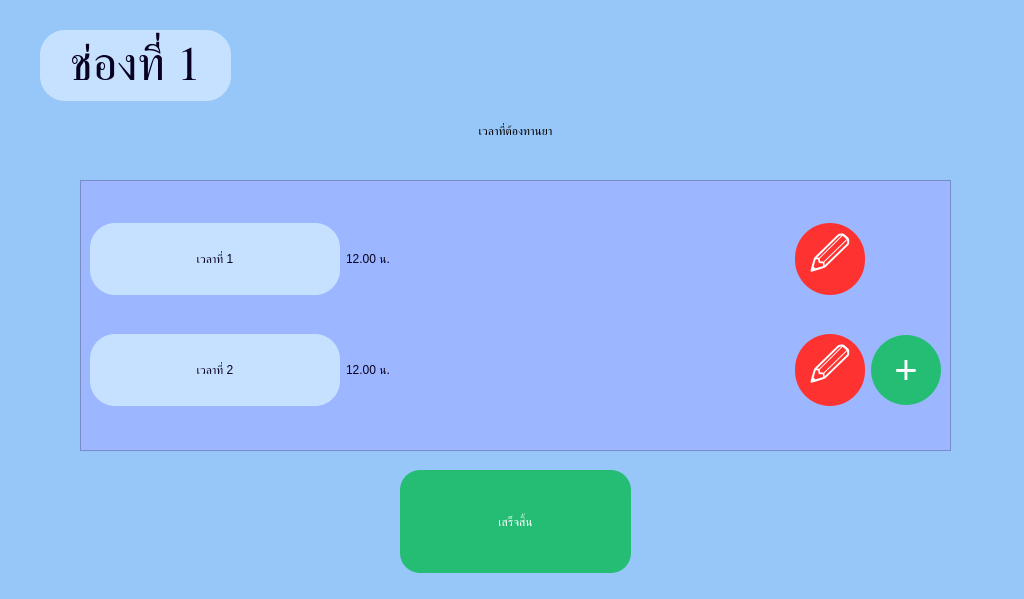
<?xml version="1.0" encoding="UTF-8"?>
<ui version="4.0">
 <class>background_confirm_times_to_take_pill</class>
 <widget class="QDialog" name="background_confirm_times_to_take_pill">
  <property name="geometry">
   <rect>
    <x>0</x>
    <y>0</y>
    <width>1024</width>
    <height>599</height>
   </rect>
  </property>
  <property name="windowTitle">
   <string>Dialog</string>
  </property>
  <property name="styleSheet">
   <string notr="true">QWidget#background_confirm_times_to_take_pill{
background-color: #97C7F9}</string>
  </property>
  <widget class="QLabel" name="no_channel">
   <property name="geometry">
    <rect>
     <x>40</x>
     <y>30</y>
     <width>191</width>
     <height>71</height>
    </rect>
   </property>
   <property name="font">
    <font>
     <family>JasmineUPC</family>
     <pointsize>36</pointsize>
     <weight>9</weight>
     <italic>false</italic>
     <bold>false</bold>
    </font>
   </property>
   <property name="styleSheet">
    <string notr="true">background-color: #C5E1FF;
font: 75 36pt &quot;JasmineUPC&quot;;
border-radius: 25px;
color: #070021;
</string>
   </property>
   <property name="text">
    <string>ช่องที่ 1</string>
   </property>
   <property name="alignment">
    <set>Qt::AlignCenter</set>
   </property>
  </widget>
  <widget class="QLabel" name="header_text">
   <property name="geometry">
    <rect>
     <x>350</x>
     <y>30</y>
     <width>331</width>
     <height>201</height>
    </rect>
   </property>
   <property name="styleSheet">
    <string notr="true">font: 34pt &quot;JasmineUPC&quot;;</string>
   </property>
   <property name="text">
    <string>เวลาที่ต้องทานยา</string>
   </property>
   <property name="alignment">
    <set>Qt::AlignCenter</set>
   </property>
  </widget>
  <widget class="QScrollArea" name="scrollArea">
   <property name="geometry">
    <rect>
     <x>80</x>
     <y>180</y>
     <width>871</width>
     <height>271</height>
    </rect>
   </property>
   <property name="styleSheet">
    <string notr="true">background-color:rgb(156, 183, 255);
border-color:rgb(156, 183, 255);</string>
   </property>
   <property name="widgetResizable">
    <bool>true</bool>
   </property>
   <widget class="QWidget" name="scrollAreaWidgetContents">
    <property name="geometry">
     <rect>
      <x>0</x>
      <y>0</y>
      <width>869</width>
      <height>269</height>
     </rect>
    </property>
    <layout class="QGridLayout" name="gridLayout">
     <item row="10" column="1">
      <widget class="QLabel" name="show_time_2">
       <property name="styleSheet">
        <string notr="true">font: 75 34pt &quot;JasmineUPC&quot;;
color: #070021;
</string>
       </property>
       <property name="text">
        <string>12.00 น.</string>
       </property>
       <property name="margin">
        <number>5</number>
       </property>
      </widget>
     </item>
     <item row="10" column="0">
      <widget class="QLabel" name="question_time_no2">
       <property name="minimumSize">
        <size>
         <width>250</width>
         <height>0</height>
        </size>
       </property>
       <property name="maximumSize">
        <size>
         <width>250</width>
         <height>16777215</height>
        </size>
       </property>
       <property name="styleSheet">
        <string notr="true">background-color: none;
font: 75 30pt &quot;JasmineUPC&quot;;
border-radius: 25px;
color: #070021;
background-color: #C5E1FF;</string>
       </property>
       <property name="text">
        <string>เวลาที่ 2</string>
       </property>
       <property name="alignment">
        <set>Qt::AlignCenter</set>
       </property>
      </widget>
     </item>
     <item row="9" column="0">
      <widget class="QLabel" name="question_time_no1">
       <property name="minimumSize">
        <size>
         <width>250</width>
         <height>0</height>
        </size>
       </property>
       <property name="maximumSize">
        <size>
         <width>250</width>
         <height>16777215</height>
        </size>
       </property>
       <property name="styleSheet">
        <string notr="true">background-color: none;
font: 75 30pt &quot;JasmineUPC&quot;;
border-radius: 25px;
color: #070021;
background-color: #C5E1FF;</string>
       </property>
       <property name="text">
        <string>เวลาที่ 1</string>
       </property>
       <property name="alignment">
        <set>Qt::AlignCenter</set>
       </property>
      </widget>
     </item>
     <item row="10" column="3">
      <widget class="QToolButton" name="add_time_button">
       <property name="minimumSize">
        <size>
         <width>70</width>
         <height>70</height>
        </size>
       </property>
       <property name="styleSheet">
        <string notr="true">QToolButton#add_time_button {
   font-size: 40px;
	background-color:#24BD73;
  border-radius: 35px;
  color: white;
}
QToolButton#add_time_button {
	font-size: 40px;
	background-color:#24BD73;
  border-radius: 35px;
  color: white;
}</string>
       </property>
       <property name="text">
        <string>+</string>
       </property>
      </widget>
     </item>
     <item row="9" column="1">
      <widget class="QLabel" name="show_time">
       <property name="styleSheet">
        <string notr="true">font: 75 34pt &quot;JasmineUPC&quot;;
color: #070021;
</string>
       </property>
       <property name="text">
        <string>12.00 น.</string>
       </property>
       <property name="margin">
        <number>5</number>
       </property>
      </widget>
     </item>
     <item row="9" column="2">
      <widget class="QToolButton" name="button_edit_time">
       <property name="minimumSize">
        <size>
         <width>70</width>
         <height>70</height>
        </size>
       </property>
       <property name="styleSheet">
        <string notr="true">QToolButton#button_edit_time {
   font-size: 40px;
  background-color: rgb(255, 74, 74);
  border-radius: 35px;
  color: white;
}
QToolButton#button_edit_time {
	font-size: 40px;
  background-color: rgb(255, 50, 50);
  border-radius: 35px;
  color: white;
}</string>
       </property>
       <property name="text">
        <string>🖉</string>
       </property>
      </widget>
     </item>
     <item row="10" column="2">
      <widget class="QToolButton" name="button_edit_time_2">
       <property name="minimumSize">
        <size>
         <width>70</width>
         <height>70</height>
        </size>
       </property>
       <property name="styleSheet">
        <string notr="true">QToolButton#button_edit_time_2 {
   font-size: 40px;
  background-color: rgb(255, 74, 74);
  border-radius: 35px;
  color: white;
}
QToolButton#button_edit_time_2 {
	font-size: 40px;
  background-color: rgb(255, 50, 50);
  border-radius: 35px;
  color: white;
}</string>
       </property>
       <property name="text">
        <string>🖉</string>
       </property>
      </widget>
     </item>
    </layout>
   </widget>
  </widget>
  <widget class="QToolButton" name="success_button">
   <property name="geometry">
    <rect>
     <x>400</x>
     <y>470</y>
     <width>231</width>
     <height>103</height>
    </rect>
   </property>
   <property name="minimumSize">
    <size>
     <width>100</width>
     <height>50</height>
    </size>
   </property>
   <property name="styleSheet">
    <string notr="true">QToolButton#success_button {
   	font: 75 36pt &quot;JasmineUPC&quot;;
	background-color:#24BD73;
	color: #ffffff;
	border-radius:20px;
	width: 170px;
	height: 100px;
}
QToolButton#success_button:hover {
	font: 75 36pt &quot;JasmineUPC&quot;;
	background-color:#23B36D;
	color: #ffffff;
	border-radius:20px;
	width: 170px;
	height:100px;
}</string>
   </property>
   <property name="text">
    <string>เสร็จสิ้น</string>
   </property>
  </widget>
 </widget>
 <resources/>
 <connections/>
</ui>
